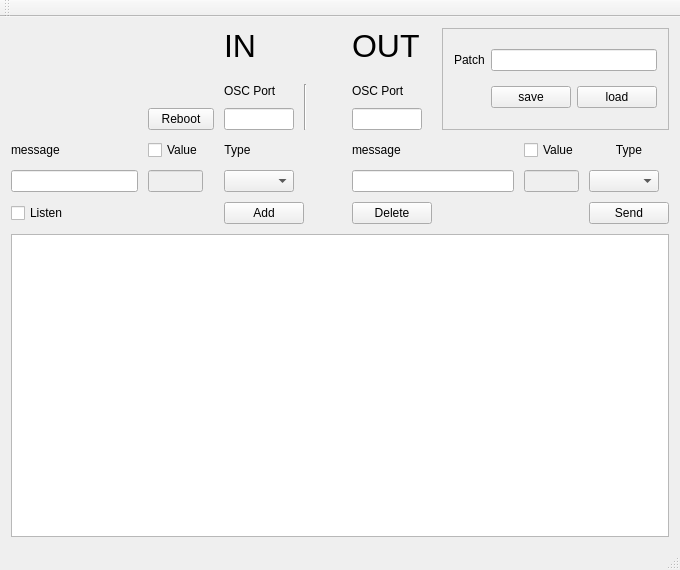
<?xml version="1.0" encoding="UTF-8"?>
<ui version="4.0">
 <class>MainWindow</class>
 <widget class="QMainWindow" name="MainWindow">
  <property name="geometry">
   <rect>
    <x>0</x>
    <y>0</y>
    <width>680</width>
    <height>570</height>
   </rect>
  </property>
  <property name="sizePolicy">
   <sizepolicy hsizetype="Ignored" vsizetype="Ignored">
    <horstretch>0</horstretch>
    <verstretch>0</verstretch>
   </sizepolicy>
  </property>
  <property name="minimumSize">
   <size>
    <width>680</width>
    <height>321</height>
   </size>
  </property>
  <property name="baseSize">
   <size>
    <width>500</width>
    <height>0</height>
   </size>
  </property>
  <property name="windowTitle">
   <string>OSCours!!</string>
  </property>
  <widget class="QWidget" name="centralWidget">
   <layout class="QGridLayout" name="gridLayout">
    <property name="sizeConstraint">
     <enum>QLayout::SetDefaultConstraint</enum>
    </property>
    <property name="spacing">
     <number>10</number>
    </property>
    <item row="5" column="3">
     <widget class="QLineEdit" name="lineMsgValIn">
      <property name="enabled">
       <bool>false</bool>
      </property>
      <property name="sizePolicy">
       <sizepolicy hsizetype="Fixed" vsizetype="Fixed">
        <horstretch>0</horstretch>
        <verstretch>0</verstretch>
       </sizepolicy>
      </property>
      <property name="minimumSize">
       <size>
        <width>50</width>
        <height>0</height>
       </size>
      </property>
      <property name="maximumSize">
       <size>
        <width>55</width>
        <height>16777215</height>
       </size>
      </property>
      <property name="inputMethodHints">
       <set>Qt::ImhFormattedNumbersOnly</set>
      </property>
      <property name="alignment">
       <set>Qt::AlignRight|Qt::AlignTrailing|Qt::AlignVCenter</set>
      </property>
     </widget>
    </item>
    <item row="4" column="8">
     <widget class="QLabel" name="label_12">
      <property name="text">
       <string/>
      </property>
     </widget>
    </item>
    <item row="0" column="4" colspan="2">
     <widget class="QLabel" name="label">
      <property name="sizePolicy">
       <sizepolicy hsizetype="Fixed" vsizetype="Preferred">
        <horstretch>0</horstretch>
        <verstretch>0</verstretch>
       </sizepolicy>
      </property>
      <property name="font">
       <font>
        <pointsize>24</pointsize>
       </font>
      </property>
      <property name="layoutDirection">
       <enum>Qt::LeftToRight</enum>
      </property>
      <property name="text">
       <string>IN</string>
      </property>
      <property name="alignment">
       <set>Qt::AlignJustify|Qt::AlignVCenter</set>
      </property>
     </widget>
    </item>
    <item row="3" column="3">
     <widget class="QPushButton" name="oscButton">
      <property name="sizePolicy">
       <sizepolicy hsizetype="Fixed" vsizetype="Fixed">
        <horstretch>0</horstretch>
        <verstretch>0</verstretch>
       </sizepolicy>
      </property>
      <property name="maximumSize">
       <size>
        <width>66</width>
        <height>16777215</height>
       </size>
      </property>
      <property name="text">
       <string>Reboot</string>
      </property>
     </widget>
    </item>
    <item row="4" column="4" colspan="2">
     <widget class="QLabel" name="label_8">
      <property name="sizePolicy">
       <sizepolicy hsizetype="Fixed" vsizetype="Preferred">
        <horstretch>0</horstretch>
        <verstretch>0</verstretch>
       </sizepolicy>
      </property>
      <property name="text">
       <string>Type</string>
      </property>
      <property name="alignment">
       <set>Qt::AlignCenter</set>
      </property>
     </widget>
    </item>
    <item row="3" column="4">
     <widget class="QLineEdit" name="linePortOscIn">
      <property name="sizePolicy">
       <sizepolicy hsizetype="Fixed" vsizetype="Fixed">
        <horstretch>0</horstretch>
        <verstretch>0</verstretch>
       </sizepolicy>
      </property>
      <property name="maximumSize">
       <size>
        <width>70</width>
        <height>16777215</height>
       </size>
      </property>
     </widget>
    </item>
    <item row="4" column="2">
     <widget class="QLabel" name="label_14">
      <property name="text">
       <string/>
      </property>
     </widget>
    </item>
    <item row="2" column="4">
     <widget class="QLabel" name="label_3">
      <property name="sizePolicy">
       <sizepolicy hsizetype="Fixed" vsizetype="Preferred">
        <horstretch>0</horstretch>
        <verstretch>0</verstretch>
       </sizepolicy>
      </property>
      <property name="text">
       <string>OSC Port</string>
      </property>
     </widget>
    </item>
    <item row="5" column="7" colspan="2">
     <widget class="QLineEdit" name="lineMsgTxtOut">
      <property name="sizePolicy">
       <sizepolicy hsizetype="Ignored" vsizetype="Fixed">
        <horstretch>0</horstretch>
        <verstretch>0</verstretch>
       </sizepolicy>
      </property>
     </widget>
    </item>
    <item row="5" column="9">
     <widget class="QLineEdit" name="lineMsgValOut">
      <property name="enabled">
       <bool>false</bool>
      </property>
      <property name="sizePolicy">
       <sizepolicy hsizetype="Fixed" vsizetype="Fixed">
        <horstretch>0</horstretch>
        <verstretch>0</verstretch>
       </sizepolicy>
      </property>
      <property name="maximumSize">
       <size>
        <width>55</width>
        <height>16777215</height>
       </size>
      </property>
      <property name="inputMethodHints">
       <set>Qt::ImhFormattedNumbersOnly</set>
      </property>
     </widget>
    </item>
    <item row="5" column="10">
     <widget class="QComboBox" name="boxMsgTypeOut">
      <property name="sizePolicy">
       <sizepolicy hsizetype="Fixed" vsizetype="Fixed">
        <horstretch>0</horstretch>
        <verstretch>0</verstretch>
       </sizepolicy>
      </property>
      <property name="maximumSize">
       <size>
        <width>70</width>
        <height>16777215</height>
       </size>
      </property>
      <item>
       <property name="text">
        <string/>
       </property>
      </item>
      <item>
       <property name="text">
        <string>int</string>
       </property>
      </item>
      <item>
       <property name="text">
        <string>float</string>
       </property>
      </item>
     </widget>
    </item>
    <item row="6" column="0">
     <widget class="QCheckBox" name="checkListen">
      <property name="text">
       <string>Listen</string>
      </property>
     </widget>
    </item>
    <item row="0" column="7">
     <widget class="QLabel" name="label_2">
      <property name="font">
       <font>
        <pointsize>24</pointsize>
       </font>
      </property>
      <property name="text">
       <string>OUT</string>
      </property>
     </widget>
    </item>
    <item row="6" column="7">
     <widget class="QPushButton" name="clearButton">
      <property name="sizePolicy">
       <sizepolicy hsizetype="Fixed" vsizetype="Fixed">
        <horstretch>0</horstretch>
        <verstretch>0</verstretch>
       </sizepolicy>
      </property>
      <property name="maximumSize">
       <size>
        <width>80</width>
        <height>16777215</height>
       </size>
      </property>
      <property name="text">
       <string>Delete</string>
      </property>
     </widget>
    </item>
    <item row="6" column="10">
     <widget class="QPushButton" name="sendButton">
      <property name="text">
       <string>Send</string>
      </property>
     </widget>
    </item>
    <item row="4" column="7">
     <widget class="QLabel" name="label_6">
      <property name="text">
       <string>message</string>
      </property>
     </widget>
    </item>
    <item row="4" column="10">
     <widget class="QLabel" name="label_10">
      <property name="text">
       <string>Type</string>
      </property>
      <property name="alignment">
       <set>Qt::AlignCenter</set>
      </property>
     </widget>
    </item>
    <item row="3" column="7">
     <widget class="QLineEdit" name="linePortOscOut">
      <property name="sizePolicy">
       <sizepolicy hsizetype="Fixed" vsizetype="Fixed">
        <horstretch>0</horstretch>
        <verstretch>0</verstretch>
       </sizepolicy>
      </property>
      <property name="maximumSize">
       <size>
        <width>70</width>
        <height>16777215</height>
       </size>
      </property>
     </widget>
    </item>
    <item row="4" column="0">
     <widget class="QLabel" name="label_5">
      <property name="text">
       <string>message</string>
      </property>
     </widget>
    </item>
    <item row="6" column="4" colspan="2">
     <widget class="QPushButton" name="addToList">
      <property name="sizePolicy">
       <sizepolicy hsizetype="Fixed" vsizetype="Fixed">
        <horstretch>0</horstretch>
        <verstretch>0</verstretch>
       </sizepolicy>
      </property>
      <property name="maximumSize">
       <size>
        <width>80</width>
        <height>16777215</height>
       </size>
      </property>
      <property name="text">
       <string>Add</string>
      </property>
     </widget>
    </item>
    <item row="0" column="8" rowspan="4" colspan="3">
     <widget class="QFrame" name="frame">
      <property name="frameShape">
       <enum>QFrame::StyledPanel</enum>
      </property>
      <property name="frameShadow">
       <enum>QFrame::Raised</enum>
      </property>
      <layout class="QGridLayout" name="gridLayout_2">
       <item row="0" column="0">
        <widget class="QLabel" name="label_9">
         <property name="text">
          <string>Patch</string>
         </property>
        </widget>
       </item>
       <item row="0" column="1" colspan="2">
        <widget class="QLineEdit" name="lineNomTransl"/>
       </item>
       <item row="1" column="1">
        <widget class="QPushButton" name="saveButton">
         <property name="text">
          <string>save</string>
         </property>
        </widget>
       </item>
       <item row="1" column="2">
        <widget class="QPushButton" name="loadButton">
         <property name="text">
          <string>load</string>
         </property>
        </widget>
       </item>
      </layout>
     </widget>
    </item>
    <item row="5" column="0" colspan="3">
     <widget class="QLineEdit" name="lineMsgTxtIn">
      <property name="sizePolicy">
       <sizepolicy hsizetype="MinimumExpanding" vsizetype="Fixed">
        <horstretch>0</horstretch>
        <verstretch>0</verstretch>
       </sizepolicy>
      </property>
     </widget>
    </item>
    <item row="2" column="7">
     <widget class="QLabel" name="label_4">
      <property name="sizePolicy">
       <sizepolicy hsizetype="Fixed" vsizetype="Preferred">
        <horstretch>0</horstretch>
        <verstretch>0</verstretch>
       </sizepolicy>
      </property>
      <property name="text">
       <string>OSC Port</string>
      </property>
     </widget>
    </item>
    <item row="2" column="5" rowspan="2">
     <widget class="Line" name="line">
      <property name="orientation">
       <enum>Qt::Vertical</enum>
      </property>
     </widget>
    </item>
    <item row="5" column="4" colspan="2">
     <widget class="QComboBox" name="boxMsgTypeIn">
      <property name="sizePolicy">
       <sizepolicy hsizetype="Fixed" vsizetype="Fixed">
        <horstretch>0</horstretch>
        <verstretch>0</verstretch>
       </sizepolicy>
      </property>
      <property name="maximumSize">
       <size>
        <width>70</width>
        <height>16777215</height>
       </size>
      </property>
      <item>
       <property name="text">
        <string/>
       </property>
      </item>
      <item>
       <property name="text">
        <string>int</string>
       </property>
      </item>
      <item>
       <property name="text">
        <string>float</string>
       </property>
      </item>
     </widget>
    </item>
    <item row="4" column="1">
     <widget class="QLabel" name="label_13">
      <property name="text">
       <string/>
      </property>
     </widget>
    </item>
    <item row="7" column="0" colspan="11">
     <widget class="QTableView" name="listOsc">
      <property name="sizePolicy">
       <sizepolicy hsizetype="Expanding" vsizetype="Expanding">
        <horstretch>0</horstretch>
        <verstretch>0</verstretch>
       </sizepolicy>
      </property>
      <property name="minimumSize">
       <size>
        <width>580</width>
        <height>0</height>
       </size>
      </property>
      <property name="styleSheet">
       <string notr="true"/>
      </property>
      <property name="midLineWidth">
       <number>0</number>
      </property>
      <property name="sizeAdjustPolicy">
       <enum>QAbstractScrollArea::AdjustIgnored</enum>
      </property>
      <property name="editTriggers">
       <set>QAbstractItemView::NoEditTriggers</set>
      </property>
      <property name="tabKeyNavigation">
       <bool>false</bool>
      </property>
      <property name="alternatingRowColors">
       <bool>true</bool>
      </property>
      <property name="selectionMode">
       <enum>QAbstractItemView::SingleSelection</enum>
      </property>
      <property name="selectionBehavior">
       <enum>QAbstractItemView::SelectRows</enum>
      </property>
      <property name="showGrid">
       <bool>false</bool>
      </property>
      <attribute name="verticalHeaderVisible">
       <bool>false</bool>
      </attribute>
     </widget>
    </item>
    <item row="4" column="3">
     <widget class="QCheckBox" name="checkValueIn">
      <property name="sizePolicy">
       <sizepolicy hsizetype="Fixed" vsizetype="Fixed">
        <horstretch>0</horstretch>
        <verstretch>0</verstretch>
       </sizepolicy>
      </property>
      <property name="text">
       <string>Value</string>
      </property>
      <property name="tristate">
       <bool>false</bool>
      </property>
     </widget>
    </item>
    <item row="4" column="9">
     <widget class="QCheckBox" name="checkValueOut">
      <property name="text">
       <string>Value</string>
      </property>
     </widget>
    </item>
   </layout>
   <zorder>frame</zorder>
   <zorder>label_2</zorder>
   <zorder>linePortOscOut</zorder>
   <zorder>lineMsgTxtIn</zorder>
   <zorder>label_5</zorder>
   <zorder>label_6</zorder>
   <zorder>lineMsgTxtOut</zorder>
   <zorder>label_8</zorder>
   <zorder>boxMsgTypeIn</zorder>
   <zorder>label_10</zorder>
   <zorder>lineMsgValOut</zorder>
   <zorder>addToList</zorder>
   <zorder>boxMsgTypeOut</zorder>
   <zorder>clearButton</zorder>
   <zorder>listOsc</zorder>
   <zorder>sendButton</zorder>
   <zorder>checkListen</zorder>
   <zorder>label_4</zorder>
   <zorder>label_13</zorder>
   <zorder>label_14</zorder>
   <zorder>label_12</zorder>
   <zorder>linePortOscIn</zorder>
   <zorder>label_3</zorder>
   <zorder>label</zorder>
   <zorder>line</zorder>
   <zorder>lineMsgValIn</zorder>
   <zorder>oscButton</zorder>
   <zorder>checkValueIn</zorder>
   <zorder>checkValueOut</zorder>
  </widget>
  <widget class="QMenuBar" name="menuBar">
   <property name="geometry">
    <rect>
     <x>0</x>
     <y>0</y>
     <width>680</width>
     <height>27</height>
    </rect>
   </property>
  </widget>
  <widget class="QToolBar" name="mainToolBar">
   <attribute name="toolBarArea">
    <enum>TopToolBarArea</enum>
   </attribute>
   <attribute name="toolBarBreak">
    <bool>false</bool>
   </attribute>
  </widget>
  <widget class="QStatusBar" name="statusBar"/>
 </widget>
 <layoutdefault spacing="6" margin="11"/>
 <resources/>
 <connections>
  <connection>
   <sender>checkValueIn</sender>
   <signal>toggled(bool)</signal>
   <receiver>lineMsgValIn</receiver>
   <slot>setEnabled(bool)</slot>
   <hints>
    <hint type="sourcelabel">
     <x>197</x>
     <y>199</y>
    </hint>
    <hint type="destinationlabel">
     <x>192</x>
     <y>239</y>
    </hint>
   </hints>
  </connection>
  <connection>
   <sender>checkValueOut</sender>
   <signal>toggled(bool)</signal>
   <receiver>lineMsgValOut</receiver>
   <slot>setEnabled(bool)</slot>
   <hints>
    <hint type="sourcelabel">
     <x>545</x>
     <y>199</y>
    </hint>
    <hint type="destinationlabel">
     <x>540</x>
     <y>239</y>
    </hint>
   </hints>
  </connection>
 </connections>
</ui>
